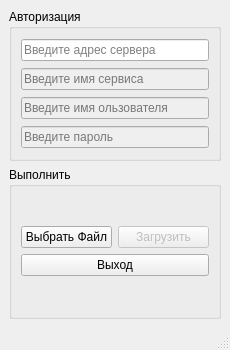
<?xml version="1.0" encoding="UTF-8"?>
<ui version="4.0">
 <class>MainWindow</class>
 <widget class="QMainWindow" name="MainWindow">
  <property name="geometry">
   <rect>
    <x>0</x>
    <y>0</y>
    <width>230</width>
    <height>350</height>
   </rect>
  </property>
  <property name="sizePolicy">
   <sizepolicy hsizetype="Preferred" vsizetype="Preferred">
    <horstretch>0</horstretch>
    <verstretch>0</verstretch>
   </sizepolicy>
  </property>
  <property name="minimumSize">
   <size>
    <width>230</width>
    <height>350</height>
   </size>
  </property>
  <property name="maximumSize">
   <size>
    <width>230</width>
    <height>350</height>
   </size>
  </property>
  <property name="baseSize">
   <size>
    <width>400</width>
    <height>400</height>
   </size>
  </property>
  <property name="windowTitle">
   <string>ELTO</string>
  </property>
  <property name="windowIcon">
   <iconset>
    <normaloff>ebook.png</normaloff>ebook.png</iconset>
  </property>
  <widget class="QWidget" name="centralwidget">
   <layout class="QHBoxLayout" name="horizontalLayout_2">
    <item>
     <layout class="QVBoxLayout" name="verticalLayout_4">
      <item>
       <widget class="QGroupBox" name="groupBox">
        <property name="title">
         <string>Авторизация</string>
        </property>
        <layout class="QVBoxLayout" name="verticalLayout_3">
         <item>
          <widget class="QLineEdit" name="ServerEdit">
           <property name="placeholderText">
            <string>Введите адрес сервера</string>
           </property>
          </widget>
         </item>
         <item>
          <widget class="QLineEdit" name="ServiceEdit">
           <property name="enabled">
            <bool>false</bool>
           </property>
           <property name="placeholderText">
            <string>Введите имя сервиса</string>
           </property>
          </widget>
         </item>
         <item>
          <widget class="QLineEdit" name="LoginEdit">
           <property name="enabled">
            <bool>false</bool>
           </property>
           <property name="inputMask">
            <string/>
           </property>
           <property name="text">
            <string/>
           </property>
           <property name="placeholderText">
            <string>Введите имя ользователя</string>
           </property>
          </widget>
         </item>
         <item>
          <widget class="QLineEdit" name="PasswordEdit">
           <property name="enabled">
            <bool>false</bool>
           </property>
           <property name="inputMask">
            <string/>
           </property>
           <property name="echoMode">
            <enum>QLineEdit::Password</enum>
           </property>
           <property name="placeholderText">
            <string>Введите пароль</string>
           </property>
          </widget>
         </item>
        </layout>
       </widget>
      </item>
      <item>
       <widget class="QGroupBox" name="groupBox_2">
        <property name="sizePolicy">
         <sizepolicy hsizetype="Preferred" vsizetype="Preferred">
          <horstretch>0</horstretch>
          <verstretch>0</verstretch>
         </sizepolicy>
        </property>
        <property name="title">
         <string>Выполнить</string>
        </property>
        <layout class="QVBoxLayout" name="verticalLayout_2">
         <item>
          <layout class="QVBoxLayout" name="verticalLayout">
           <item>
            <layout class="QHBoxLayout" name="horizontalLayout">
             <item>
              <widget class="QPushButton" name="OpenButton">
               <property name="text">
                <string>Выбрать Файл</string>
               </property>
              </widget>
             </item>
             <item>
              <widget class="QPushButton" name="pushButton">
               <property name="enabled">
                <bool>false</bool>
               </property>
               <property name="text">
                <string>Загрузить</string>
               </property>
              </widget>
             </item>
            </layout>
           </item>
           <item>
            <widget class="QPushButton" name="pushButton_2">
             <property name="text">
              <string>Выход</string>
             </property>
            </widget>
           </item>
          </layout>
         </item>
        </layout>
       </widget>
      </item>
     </layout>
    </item>
   </layout>
  </widget>
  <widget class="QStatusBar" name="statusbar"/>
 </widget>
 <resources/>
 <connections>
  <connection>
   <sender>pushButton_2</sender>
   <signal>clicked()</signal>
   <receiver>MainWindow</receiver>
   <slot>close()</slot>
   <hints>
    <hint type="sourcelabel">
     <x>89</x>
     <y>168</y>
    </hint>
    <hint type="destinationlabel">
     <x>89</x>
     <y>109</y>
    </hint>
   </hints>
  </connection>
  <connection>
   <sender>ServerEdit</sender>
   <signal>textEdited(QString)</signal>
   <receiver>ServiceEdit</receiver>
   <slot>clear()</slot>
   <hints>
    <hint type="sourcelabel">
     <x>114</x>
     <y>53</y>
    </hint>
    <hint type="destinationlabel">
     <x>114</x>
     <y>89</y>
    </hint>
   </hints>
  </connection>
 </connections>
</ui>
